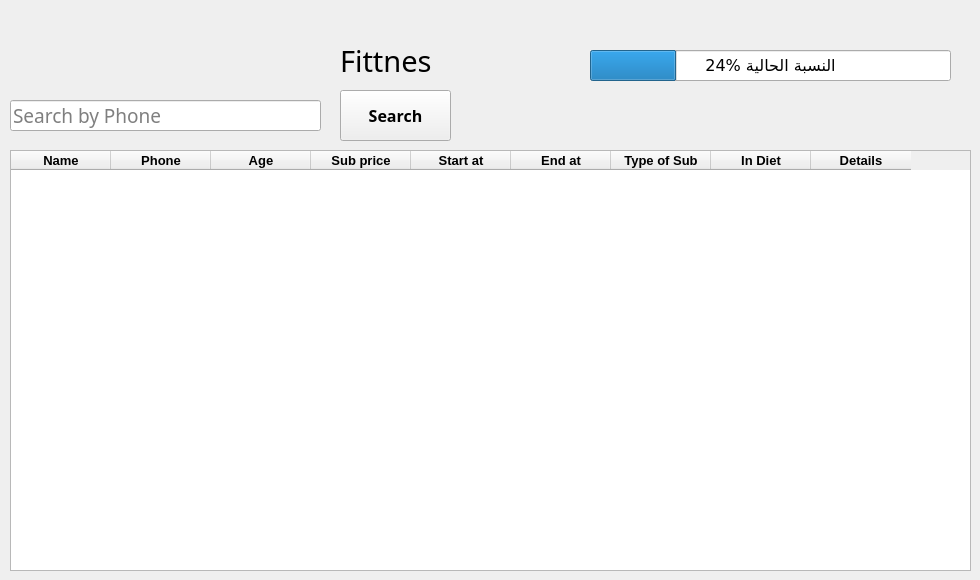
    <widget class="QWidget" name="tab_10">
     <attribute name="title">
      <string>KickBoxing</string>
     </attribute>
     <widget class="QLineEdit" name="lineEdit_19">
      <property name="geometry">
       <rect>
        <x>10</x>
        <y>100</y>
        <width>311</width>
        <height>31</height>
       </rect>
      </property>
      <property name="font">
       <font>
        <family>Javanese Text</family>
        <pointsize>14</pointsize>
       </font>
      </property>
      <property name="placeholderText">
       <string>Search by Phone</string>
      </property>
     </widget>
     <widget class="QPushButton" name="pushButton_38">
      <property name="geometry">
       <rect>
        <x>340</x>
        <y>90</y>
        <width>111</width>
        <height>51</height>
       </rect>
      </property>
      <property name="font">
       <font>
        <family>Javanese Text</family>
        <pointsize>12</pointsize>
        <weight>75</weight>
        <bold>true</bold>
       </font>
      </property>
      <property name="cursor">
       <cursorShape>PointingHandCursor</cursorShape>
      </property>
      <property name="text">
       <string>Search</string>
      </property>
     </widget>
     <widget class="QTableWidget" name="tableWidget_9">
      <property name="geometry">
       <rect>
        <x>10</x>
        <y>150</y>
        <width>961</width>
        <height>421</height>
       </rect>
      </property>
      <property name="font">
       <font>
        <pointsize>10</pointsize>
        <weight>75</weight>
        <bold>true</bold>
       </font>
      </property>
      <column>
       <property name="text">
        <string>Name</string>
       </property>
       <property name="font">
        <font>
         <pointsize>10</pointsize>
         <weight>75</weight>
         <bold>true</bold>
        </font>
       </property>
       <property name="textAlignment">
        <set>AlignCenter</set>
       </property>
      </column>
      <column>
       <property name="text">
        <string>Phone</string>
       </property>
       <property name="font">
        <font>
         <pointsize>10</pointsize>
         <weight>75</weight>
         <bold>true</bold>
        </font>
       </property>
       <property name="textAlignment">
        <set>AlignCenter</set>
       </property>
      </column>
      <column>
       <property name="text">
        <string>Age</string>
       </property>
       <property name="font">
        <font>
         <pointsize>10</pointsize>
         <weight>75</weight>
         <bold>true</bold>
        </font>
       </property>
       <property name="textAlignment">
        <set>AlignCenter</set>
       </property>
      </column>
      <column>
       <property name="text">
        <string>Sub price</string>
       </property>
       <property name="font">
        <font>
         <pointsize>10</pointsize>
         <weight>75</weight>
         <bold>true</bold>
        </font>
       </property>
       <property name="textAlignment">
        <set>AlignCenter</set>
       </property>
      </column>
      <column>
       <property name="text">
        <string>Start at</string>
       </property>
       <property name="font">
        <font>
         <pointsize>10</pointsize>
         <weight>75</weight>
         <bold>true</bold>
        </font>
       </property>
       <property name="textAlignment">
        <set>AlignCenter</set>
       </property>
      </column>
      <column>
       <property name="text">
        <string>End at</string>
       </property>
       <property name="font">
        <font>
         <family>MS Shell Dlg 2</family>
         <pointsize>10</pointsize>
         <weight>75</weight>
         <bold>true</bold>
        </font>
       </property>
       <property name="textAlignment">
        <set>AlignCenter</set>
       </property>
      </column>
      <column>
       <property name="text">
        <string>Type of Sub</string>
       </property>
       <property name="font">
        <font>
         <pointsize>10</pointsize>
         <weight>75</weight>
         <bold>true</bold>
        </font>
       </property>
       <property name="textAlignment">
        <set>AlignCenter</set>
       </property>
      </column>
      <column>
       <property name="text">
        <string>In Diet</string>
       </property>
       <property name="font">
        <font>
         <pointsize>10</pointsize>
         <weight>75</weight>
         <bold>true</bold>
        </font>
       </property>
       <property name="textAlignment">
        <set>AlignCenter</set>
       </property>
      </column>
      <column>
       <property name="text">
        <string>Details</string>
       </property>
       <property name="font">
        <font>
         <pointsize>10</pointsize>
         <weight>75</weight>
         <bold>true</bold>
        </font>
       </property>
       <property name="textAlignment">
        <set>AlignCenter</set>
       </property>
      </column>
     </widget>
     <widget class="QLabel" name="label_30">
      <property name="geometry">
       <rect>
        <x>340</x>
        <y>30</y>
        <width>171</width>
        <height>61</height>
       </rect>
      </property>
      <property name="font">
       <font>
        <family>Javanese Text</family>
        <pointsize>22</pointsize>
       </font>
      </property>
      <property name="text">
       <string>Fittnes</string>
      </property>
     </widget>
     <widget class="QProgressBar" name="progressBar_8">
      <property name="geometry">
       <rect>
        <x>590</x>
        <y>50</y>
        <width>361</width>
        <height>31</height>
       </rect>
      </property>
      <property name="font">
       <font>
        <family>MS Reference Sans Serif</family>
        <pointsize>12</pointsize>
        <weight>50</weight>
        <italic>false</italic>
        <bold>false</bold>
       </font>
      </property>
      <property name="value">
       <number>24</number>
      </property>
      <property name="format">
       <string>%p% النسبة الحالية</string>
      </property>
     </widget>
    </widget>
